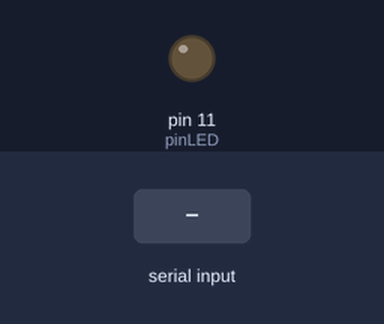
Bench run of a sketch on a simulated Arduino Uno, built with avr-gcc and run on an emulated ATmega328P. On the bench: output pins drawn as LEDs (lit = HIGH). The test bench sets the inputs (shaded band).

Above: at 1.2 s.
1.3 s: "1" received over Serial
At 1.7 s:
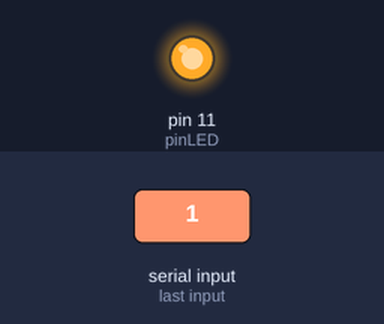
2.8 s: "2" received over Serial
At 4.0 s:
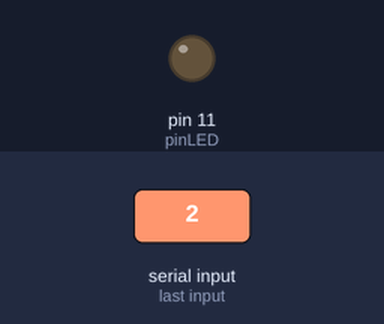
Timing chart, 0 to 5.8 s (numbered marks = the images above; inputs shaded):
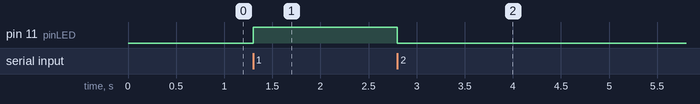

The sketch:

sketch_apr02a.ino
```cpp
const int pinLED = 11;
const int pinLED2 = 8;

void setup()
{
   Serial.begin(9600);
   pinMode(pinLED, OUTPUT);
}

void loop()
{
   if (Serial.available()>0)
   {
      char option = Serial.read();
      if (option == '1')
      {
        digitalWrite(pinLED2, LOW);
        digitalWrite(pinLED, HIGH);
      }
      else if (option == '2'){
        digitalWrite(pinLED, LOW);
        digitalWrite(pinLED2, HIGH);
      }

   }
}
```

Measured:
- after the input at 1.3 s, pin 11 (pinLED): LOW → HIGH at once
- after the input at 2.8 s, pin 11 (pinLED): HIGH → LOW at once
